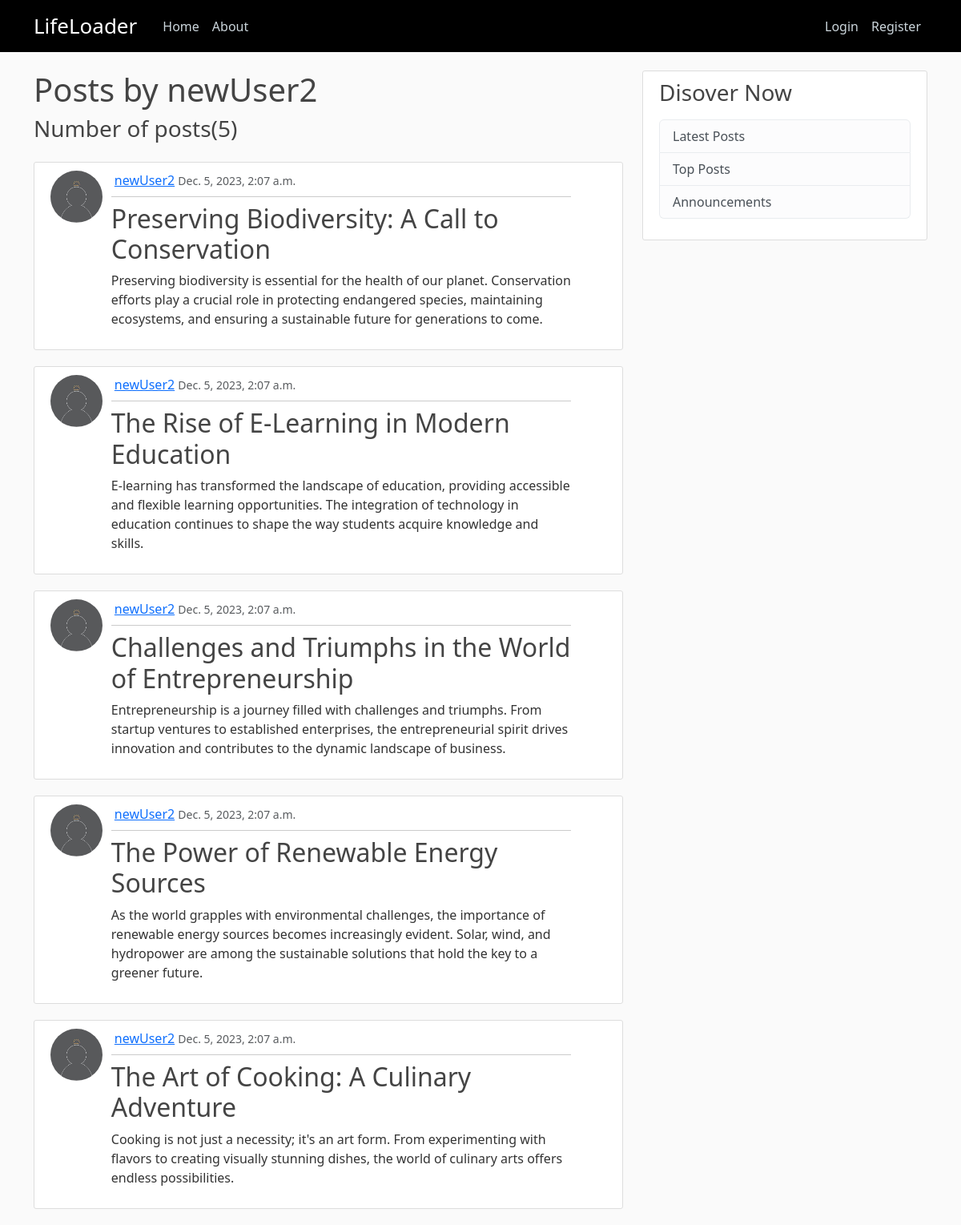
Screenshot of /posts/newUser2 with the database file from the repository.
### social_net/models.py (models this page shows, shortened)
class Post(models.Model):
    author = models.ForeignKey(User, on_delete=models.CASCADE)
    title = models.CharField(max_length=150)
    content = models.TextField()
    date_created = models.DateTimeField(default=timezone.now)

### users/models.py (models this page shows, shortened)
class Profile(models.Model):
    user = models.OneToOneField(User, on_delete=models.CASCADE)
    bio = models.TextField(null=True)
    profile_pic = models.ImageField(
        default='default.jpg', upload_to='profile_pics')

### social_net/views.py (the view)
# urls.py: path('posts/<str:username>', views.UserPostListView.as_view(),
class UserPostListView(ListView):
    model = Post
    template_name = 'social_net/user_posts.html'
    context_object_name = 'posts'
    paginate_by = 5
    def get_queryset(self):
        user = get_object_or_404(User, username=self.kwargs['username'])
        return Post.objects.filter(author=user).order_by('-date_created')

### social_net/templates/social_net/user_posts.html (shortened to what this page needs)
{% extends "social_net/base_temp.html" %}
{% block content %}
    <h1>Posts by {{ view.kwargs.username }}</h1>
    <h3 class="mb-4">Number of posts({{ page_obj.paginator.count }})</h3>
    {% for post in posts %}
    <article class="media content-section">
        <div class="row">
            <div class="col-md-1">
                <img class="rounded-circle article-img" src="{{ post.author.profile.profile_pic.url }}" alt="post's author profile picture">
            </div>
            <div class="col-md-10 ms-3">
                <div class="media-body">
                    <div class="d-flex justify-content-between align-items-center">
                        <div>
                            <a class="ms-1" href="{% url 'LifeLoader-view_profile' post.author %}">{{ post.author }}</a>
                            <small class="text-muted">{{ post.date_created }}</small>
                        </div>
                    </div>
                    <hr class="my-2">
                    <h2><a class="article-title" href="{% url 'LifeLoader-post_detail' post.id %}">{{ post.title }}</a></h2>
                    <p class="article-content">{{ post.content }}</p>
                </div>
            </div>
        </div>
    </article>
    {% endfor %}
{% endblock content %}

### social_net/static/social_net/main.css (style rules this page uses)
body { background: #fafafa; color: #333333; margin-top: 5rem; }
h1, h2, h3, h4, h5, h6 { color: #444444; }
.content-section { background: #ffffff; padding: 10px 20px; border: 1px solid #dddddd; border-radius: 3px; margin-bottom: 20px; }
.article-title { color: #444444; text-decoration: none; }
.article-content { white-space: pre-line; }
.article-img { height: 65px; width: 65px; margin-right: 16px; }

### rows the page displays
Post: author.profile.profile_pic (placeholder picture), author "newUser2", date_created "Dec. 5, 2023, 2:07 a.m.", title "Preserving Biodiversity: A Call to Conservation", content "Preserving biodiversity is essential for the health of our planet. Conservation efforts play a crucial role in protecting endangered species, maintaining ecosystems, and ensuring a sustainable future for generations to come."
Post: author.profile.profile_pic (placeholder picture), author "newUser2", date_created "Dec. 5, 2023, 2:07 a.m.", title "The Rise of E-Learning in Modern Education", content "E-learning has transformed the landscape of education, providing accessible and flexible learning opportunities. The integration of technology in education continues to shape the way students acquire knowledge and skills."
Post: author.profile.profile_pic (placeholder picture), author "newUser2", date_created "Dec. 5, 2023, 2:07 a.m.", title "Challenges and Triumphs in the World of Entrepreneurship", content "Entrepreneurship is a journey filled with challenges and triumphs. From startup ventures to established enterprises, the entrepreneurial spirit drives innovation and contributes to the dynamic landscape of business."
Post: author.profile.profile_pic (placeholder picture), author "newUser2", date_created "Dec. 5, 2023, 2:07 a.m.", title "The Power of Renewable Energy Sources", content "As the world grapples with environmental challenges, the importance of renewable energy sources becomes increasingly evident. Solar, wind, and hydropower are among the sustainable solutions that hold the key to a greener future."
Post: author.profile.profile_pic (placeholder picture), author "newUser2", date_created "Dec. 5, 2023, 2:07 a.m.", title "The Art of Cooking: A Culinary Adventure", content "Cooking is not just a necessity; it's an art form. From experimenting with flavors to creating visually stunning dishes, the world of culinary arts offers endless possibilities."

### other values shown
{{ view.kwargs.username }} "newUser2"
{{ page_obj.paginator.count }} "5"
